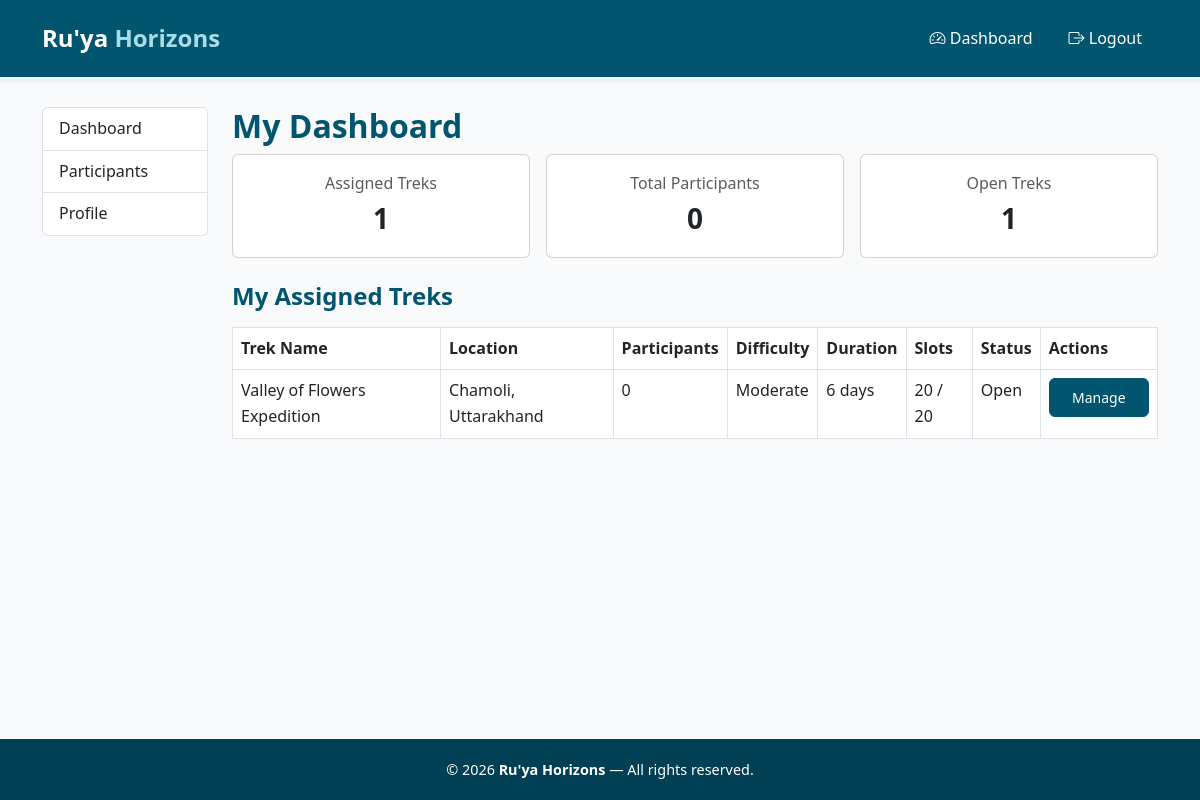
/staff/dashboard (signed in), run on the app's committed database.
### models.py (models this page shows)
class Trek(db.Model):
    __tablename__ = 'trek'
    id = db.Column(db.Integer, primary_key=True)
    name = db.Column(db.String(150), nullable=False)
    location = db.Column(db.String(150), nullable=False)
    difficulty = db.Column(db.String(50), nullable=False)
    duration = db.Column(db.Integer, nullable=False)
    total_slots = db.Column(db.Integer, nullable=False)
    available_slots = db.Column(db.Integer, nullable=False)
    status = db.Column(db.String(50), default='Pending') # pending, approved, open, closed, completed
    start_date = db.Column(db.Date, nullable=False)
    end_date = db.Column(db.Date, nullable=False)
    description = db.Column(db.Text, nullable=False)
    price = db.Column(db.Float, nullable=False)
    assigned_staff_id = db.Column(db.Integer, db.ForeignKey('staff.id'), nullable=True)
    bookings = db.relationship('Booking', backref='trek', lazy=True)

### app.py (the view)
@app.route('/staff/dashboard')
@login_required
def staff_dashboard():
    if current_user.role != 'trek_staff':
        return "Access denied: Trek Staff only", 403
    staff_profile = Staff.query.filter_by(user_id=current_user.id).first()
    assigned_treks = Trek.query.filter_by(assigned_staff_id=staff_profile.id).all()
    trek_data = []
    total_participants = 0
    open_treks_count = 0
    for trek in assigned_treks:
        participant_count = Booking.query.filter_by(trek_id=trek.id).count()
        trek_data.append({'trek': trek, 'participant_count': participant_count})
        total_participants += participant_count
        if trek.status == 'Open':
            open_treks_count += 1
    return render_template('staff_dashboard.html',
                            trek_data=trek_data,
                            assigned_treks_count=len(assigned_treks),
                            total_participants=total_participants,
                            open_treks_count=open_treks_count)

### app.py (called while the page is built)
@login_manager.user_loader
def load_user(user_id):
    return User.query.get(int(user_id))

### templates/staff_dashboard.html (shortened to what this page needs)
{% extends "base.html" %}
{% block content %}
<div class="container my-4">
    <div class="row">
        {% include "staff_sidebar.html" %}
        <div class="col-md-9 col-lg-10">
            <h2 class="page-heading">My Dashboard</h2>
            <div class="row g-3 mb-4">
                <div class="col-md-4">
                    <div class="card text-center p-3">
                        <div class="text-muted">Assigned Treks</div>
                        <div class="fs-3 fw-bold">{{ assigned_treks_count  }}</div>
                    </div>
                </div>
                <div class="col-md-4">
                    <div class="card text-center p-3">
                        <div class="text-muted ">Total Participants</div>
                        <div class="fs-3 fw-bold">{{ total_participants }}</div>
                    </div>
                </div>
                <div class="col-md-4">
                    <div class="card text-center p-3">
                        <div class="text-muted">Open Treks</div>
                        <div class="fs-3 fw-bold">{{ open_treks_count }}</div>
                    </div>
                </div>
            </div>
            <h4 class="page-heading mb-3">My Assigned Treks</h4>
            {% if trek_data %}
            <table class="table table-bordered mt-3">
                <thead>
                    <tr>
                        <th>Trek Name</th>
                        <th>Location</th>
                        <th>Participants</th>
                        <th>Difficulty</th>
                        <th>Duration</th>
                        <th>Slots</th>
                        <th>Status</th>
                        <th>Actions</th>
                    </tr>
                </thead>
                <tbody>
                    {% for item in trek_data %}
                    <tr>
                        <td>{{ item.trek.name }}</td>
                        <td>{{ item.trek.location }}</td>
                        <td>{{ item.participant_count }}</td>
                        <td>{{ item.trek.difficulty }}</td>
                        <td>{{ item.trek.duration }} days</td>
                        <td>{{ item.trek.available_slots }} / {{ item.trek.total_slots }}</td>
                        <td>{{ item.trek.status }}</td>
                        <td>
                            <a href="{{ url_for('staff_update_trek', trek_id=item.trek.id) }}"
                               class="btn btn-sm btn-primary">Manage</a>
                        </td>
                    </tr>
                    {% endfor %}
                </tbody>
            </table>
            {% else %}
            <p class="mt-3">No treks have been assigned to you yet.</p>
            {% endif %}
        </div>
    </div>
</div>
{% endblock %}

### templates/base.html (shortened to what this page needs)
<!DOCTYPE html>
<html lang="en">
<head>
    <link href="https://cdn.jsdelivr.net/npm/bootstrap@5.3.0/dist/css/bootstrap.min.css" rel="stylesheet">
    <link href="https://cdn.jsdelivr.net/npm/bootstrap-icons@1.10.5/font/bootstrap-icons.css" rel="stylesheet">
    <link rel="stylesheet" href="{{ url_for('static', filename='style.css') }}">
</head>
<body class="d-flex flex-column min-vh-100">
    <nav class="navbar">
        <div class="container">
            <a class="navbar-brand" href="{{ url_for('index') }}">
                Ru'ya <span>Horizons</span>
            </a>
            <ul class="navbar-nav ms-auto d-flex flex-row align-items-center gap-1">
                {% if current_user.is_authenticated %}
                {% if current_user.role == 'admin' %}
                <li class="nav-item">
                    <a class="nav-link" href="{{ url_for('admin_dashboard') }}">
                        <i class="bi bi-speedometer2"></i> Dashboard
                    </a>
                </li>
                {% elif current_user.role == 'trek_staff' %}
                <li class="nav-item">
                    <a class="nav-link" href="{{ url_for('staff_dashboard') }}">
                        <i class="bi bi-speedometer2"></i> Dashboard
                    </a>
                </li>
                {% else %}
                <li class="nav-item">
                    <a class="nav-link" href="{{ url_for('user_dashboard') }}">
                        <i class="bi bi-speedometer2"></i> Dashboard
                    </a>
                </li>
                {% endif %}
                <li class="nav-item">
                    <a class="nav-link" href="{{ url_for('logout') }}">
                        <i class="bi bi-box-arrow-right"></i> Logout
                    </a>
                </li>
                {% endif %}
            </ul>
        </div>
    </nav>
    <main class="flex-grow-1">
        {% block content %}{% endblock %}
    </main>
    <footer class="footer">
        <div class="container">
            <p class="mb-0">
                &copy; 2026 <strong>Ru'ya Horizons</strong> &mdash; All rights reserved.
            </p>
        </div>
    </footer>
</body>
</html>

### templates/staff_sidebar.html
<div class="col-md-3 col-lg-2">
    <div class="list-group">
        <a href="{{ url_for('staff_dashboard') }}" class="list-group-item list-group-item-action">Dashboard</a>
        <a href="{{ url_for('staff_participants') }}" class="list-group-item list-group-item-action">Participants</a>
        <a href="{{ url_for('staff_profile') }}" class="list-group-item list-group-item-action">Profile</a>
    </div>
</div>

### static/style.css (style rules this page uses)
* { margin: 0; padding: 0; box-sizing: border-box; }
body { font-family: 'Segoe UI', Tahoma, Geneva, Verdana, sans-serif; color: #02556f; background-color: #f8fafb; line-height: 1.6; }
a { text-decoration: none; color: #02556f; }
.navbar { background-color: #02556f !important; padding: 0.9rem 1.5rem; border-bottom: 6px solid #eff3f4; position: sticky; top: 0; z-index: 100; }
.navbar-brand { font-size: 1.5rem; font-weight: 700; color: #ffffff !important; }
.navbar-brand span { color: #a8dce8; }
.navbar-nav .nav-link { color: #ffffff !important; font-weight: 500; padding: 0.4rem 1rem !important; }
.btn-primary { background-color: #02556f; border-color: #02556f; color: #ffffff; font-weight: 500; padding: 0.5rem 1.4rem; border-radius: 6px; }
.footer { background-color: #013f54; color: #ffffff; text-align: center; padding: 1.2rem 0; font-size: 0.9rem; margin-top: auto; }
.page-heading { color: #02556f; font-weight: 700; }

### data on the page
Trek: trek.name "Valley of Flowers Expedition", trek.location "Chamoli, Uttarakhand", trek.difficulty "Moderate", trek.duration "6", trek.available_slots "20", trek.total_slots "20", trek.status "Open"

### other printed values
{{ assigned_treks_count }} "1"
{{ total_participants }} "0"
{{ open_treks_count }} "1"
{{ item.participant_count }} "0"
